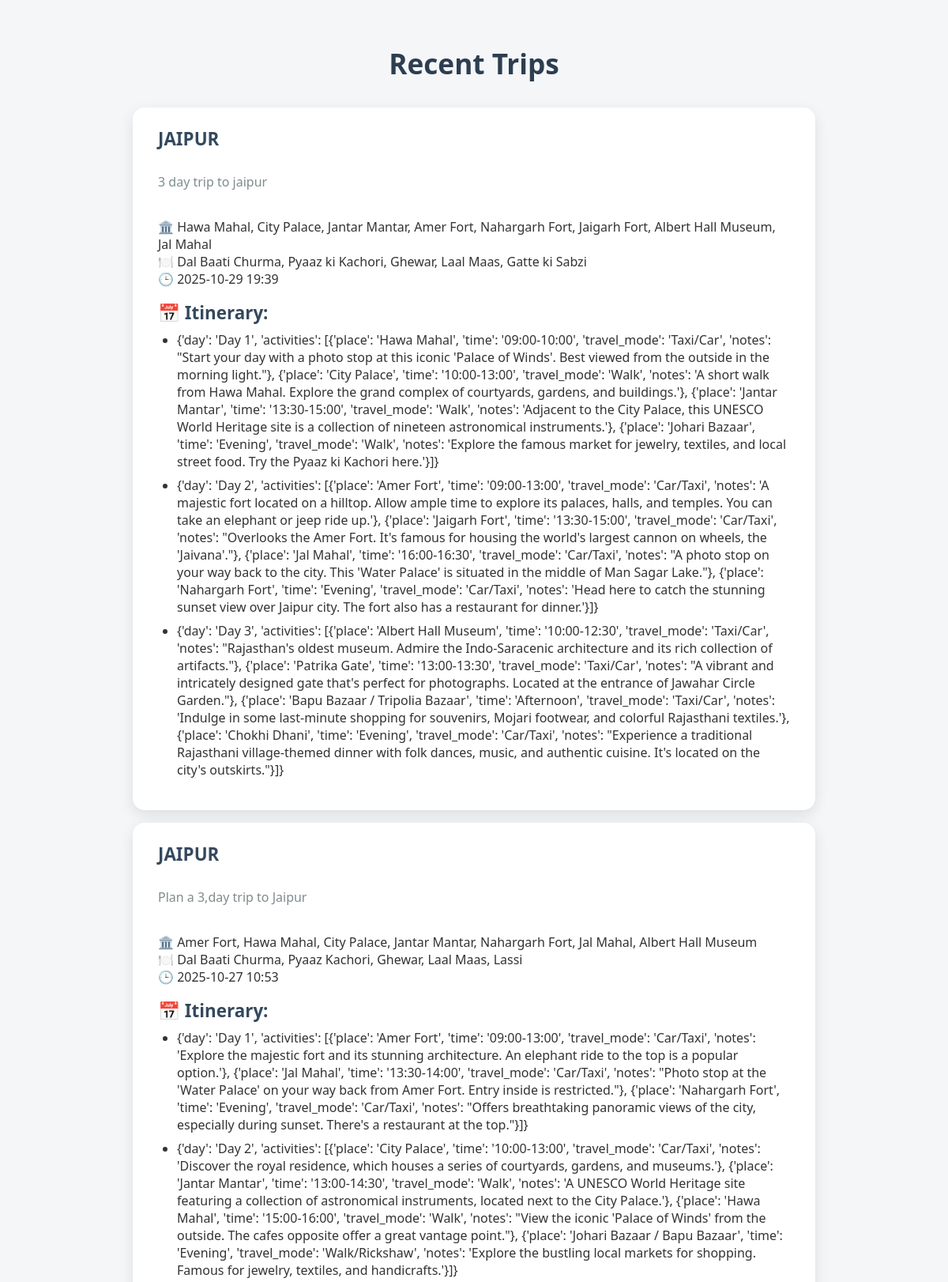
The app's page /history (upper part) with its own data.
### app.py (models this page shows)
class Trip(db.Model):
    id = db.Column(db.Integer, primary_key=True)
    prompt = db.Column(db.String(500), nullable=False)
    city = db.Column(db.String(100))
    places = db.Column(db.Text)    # JSON string
    food = db.Column(db.Text)      # JSON string
    itinerary = db.Column(db.Text) # JSON string
    timestamp = db.Column(db.DateTime, default=db.func.current_timestamp())
    def to_dict(self):
        return {
            'prompt': self.prompt,
            'city': self.city,
            'places': json.loads(self.places or '[]'),
            'food': json.loads(self.food or '[]'),
            'itinerary': json.loads(self.itinerary or '[]'),
            'timestamp': self.timestamp.strftime('%Y-%m-%d %H:%M')
        }

### app.py (the view)
@app.route('/history')
def history_page():
    trips = Trip.query.order_by(Trip.timestamp.desc()).limit(10).all()
    return render_template('history.html', trips=[t.to_dict() for t in trips])

### app.py (called while the page is built)
@app.before_request
def check_json():
    if request.method == 'POST' and not request.is_json:
        return jsonify({'error': 'Expected JSON body'}), 415

### templates/history.html (shortened to what this page needs)
<!DOCTYPE html>
<html lang="en">
<head>
</head>
<body>
    <h1>Recent Trips</h1>
    {% for trip in trips %}
    <div class="trip">
        <strong>{{ trip.city.upper() }}</strong><br />
        <em>{{ trip.prompt }}</em><br />
        🏛️ {{ trip.places|join(', ') }}<br />
        🍽️ {{ trip.food|join(', ') }}<br />
        🕒 {{ trip.timestamp }}<br />
        {% if trip.itinerary %}
        <div style="margin-top: 1rem;">
            <strong>📅 Itinerary:</strong>
            <ul style="margin-top: 0.5rem; padding-left: 1.5rem;">
                {% for step in trip.itinerary %}
                <li style="margin-bottom: 0.5rem;">{{ step }}</li>
                {% endfor %}
            </ul>
        </div>
        {% endif %}
    </div>
    {% else %}
    <p style="text-align:center; font-size:1.2rem;">No trips saved yet.</p>
    {% endfor %}
</body>
</html>

### templates/history.html (style rules this page uses)
body { font-family: 'Segoe UI', Tahoma, Geneva, Verdana, sans-serif; background: #f4f6f8; margin: 0; padding: 2rem 1rem; color: #333; }
h1 { text-align: center; color: #2c3e50; font-size: 2.2rem; font-weight: 600; margin-bottom: 2rem; }
.trip { background: white; padding: 1.5rem 2rem; margin: 1rem auto; max-width: 800px; border-radius: 15px; box-shadow: 0 6px 18px rgba(0, 0, 0, 0.1); transition: transform 0.25s ease; }
.trip strong { font-size: 1.4rem; display: block; color: #34495e; margin-bottom: 0.4rem; }
.trip em { color: #7f8c8d; font-style: normal; display: block; margin-bottom: 0.8rem; }

### records on screen
Trip: city "JAIPUR", prompt "3 day trip to jaipur", places "Hawa Mahal, City Palace, Jantar Mantar, Amer Fort, Nahargarh Fort, Jaigarh Fort, Albert Hall Museum, Jal Mahal", food "Dal Baati Churma, Pyaaz ki Kachori, Ghewar, Laal Maas, Gatte ki Sabzi", timestamp "2025-10-29 19:39", itinerary "{'day': 'Day 1', 'activities': [{'place': 'Hawa Mahal', 'time': '09:00-10:00', 'travel_mode': 'Taxi/Car', 'notes': \"Start your day with a photo stop at this iconic 'Palace of Winds'. Best viewed from the outside in the morning light.\"}, {'place': 'City Palace', 'time': '10:00-13:00', 'travel_mode': 'Walk', 'notes': 'A short walk from Hawa Mahal. Explore the grand complex of courtyards, gardens, and buildings.'}, {'place': 'Jantar Mantar', 'time': '13:30-15:00', 'travel_mode': 'Walk', 'notes': 'Adjacent to the City Palace, this UNESCO World Heritage site is a collection of nineteen astronomical instruments.'}, {'place': 'Johari Bazaar', 'time': 'Evening', 'travel_mode': 'Walk', 'notes':…" "{'day': 'Day 2', 'activities': [{'place': 'Amer Fort', 'time': '09:00-13:00', 'travel_mode': 'Car/Taxi', 'notes': 'A majestic fort located on a hilltop. Allow ample time to explore its palaces, halls, and temples. You can take an elephant or jeep ride up.'}, {'place': 'Jaigarh Fort', 'time': '13:30-15:00', 'travel_mode': 'Car/Taxi', 'notes': \"Overlooks the Amer Fort. It's famous for housing the world's largest cannon on wheels, the 'Jaivana'.\"}, {'place': 'Jal Mahal', 'time': '16:00-16:30', 'travel_mode': 'Car/Taxi', 'notes': \"A photo stop on your way back to the city. This 'Water Palace' is situated in the middle of Man Sagar Lake.\"}, {'place': 'Nahargarh Fort', 'time': 'Evening',…" "{'day': 'Day 3', 'activities': [{'place': 'Albert Hall Museum', 'time': '10:00-12:30', 'travel_mode': 'Taxi/Car', 'notes': \"Rajasthan's oldest museum. Admire the Indo-Saracenic architecture and its rich collection of artifacts.\"}, {'place': 'Patrika Gate', 'time': '13:00-13:30', 'travel_mode': 'Taxi/Car', 'notes': \"A vibrant and intricately designed gate that's perfect for photographs. Located at the entrance of Jawahar Circle Garden.\"}, {'place': 'Bapu Bazaar / Tripolia Bazaar', 'time': 'Afternoon', 'travel_mode': 'Taxi/Car', 'notes': 'Indulge in some last-minute shopping for souvenirs, Mojari footwear, and colorful Rajasthani textiles.'}, {'place': 'Chokhi Dhani', 'time': 'Evening',…"
Trip: city "JAIPUR", prompt "Plan a 3,day trip to Jaipur", places "Amer Fort, Hawa Mahal, City Palace, Jantar Mantar, Nahargarh Fort, Jal Mahal, Albert Hall Museum", food "Dal Baati Churma, Pyaaz Kachori, Ghewar, Laal Maas, Lassi", timestamp "2025-10-27 10:53", itinerary "{'day': 'Day 1', 'activities': [{'place': 'Amer Fort', 'time': '09:00-13:00', 'travel_mode': 'Car/Taxi', 'notes': 'Explore the majestic fort and its stunning architecture. An elephant ride to the top is a popular option.'}, {'place': 'Jal Mahal', 'time': '13:30-14:00', 'travel_mode': 'Car/Taxi', 'notes': \"Photo stop at the 'Water Palace' on your way back from Amer Fort. Entry inside is restricted.\"}, {'place': 'Nahargarh Fort', 'time': 'Evening', 'travel_mode': 'Car/Taxi', 'notes': \"Offers breathtaking panoramic views of the city, especially during sunset. There's a restaurant at the top.\"}]}" "{'day': 'Day 2', 'activities': [{'place': 'City Palace', 'time': '10:00-13:00', 'travel_mode': 'Car/Taxi', 'notes': 'Discover the royal residence, which houses a series of courtyards, gardens, and museums.'}, {'place': 'Jantar Mantar', 'time': '13:00-14:30', 'travel_mode': 'Walk', 'notes': 'A UNESCO World Heritage site featuring a collection of astronomical instruments, located next to the City Palace.'}, {'place': 'Hawa Mahal', 'time': '15:00-16:00', 'travel_mode': 'Walk', 'notes': \"View the iconic 'Palace of Winds' from the outside. The cafes opposite offer a great vantage point.\"}, {'place': 'Johari Bazaar / Bapu Bazaar', 'time': 'Evening', 'travel_mode': 'Walk/Rickshaw', 'notes':…"
